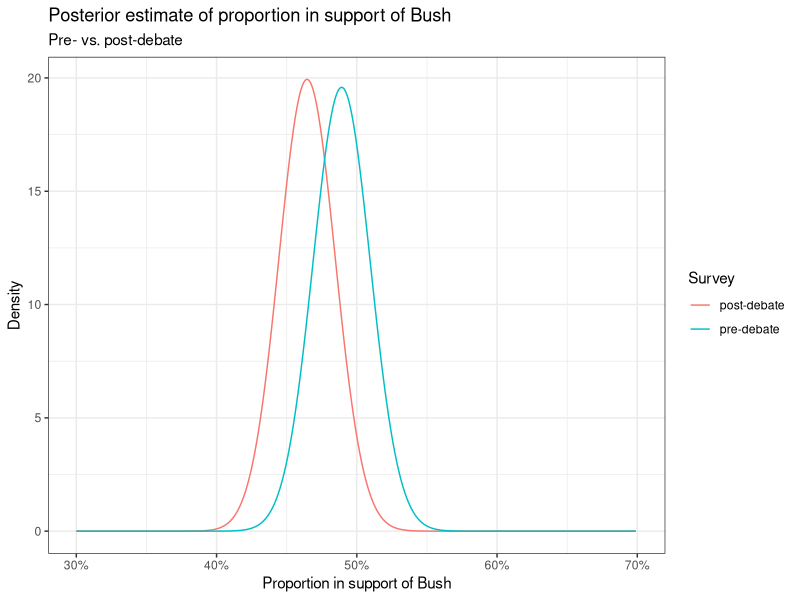
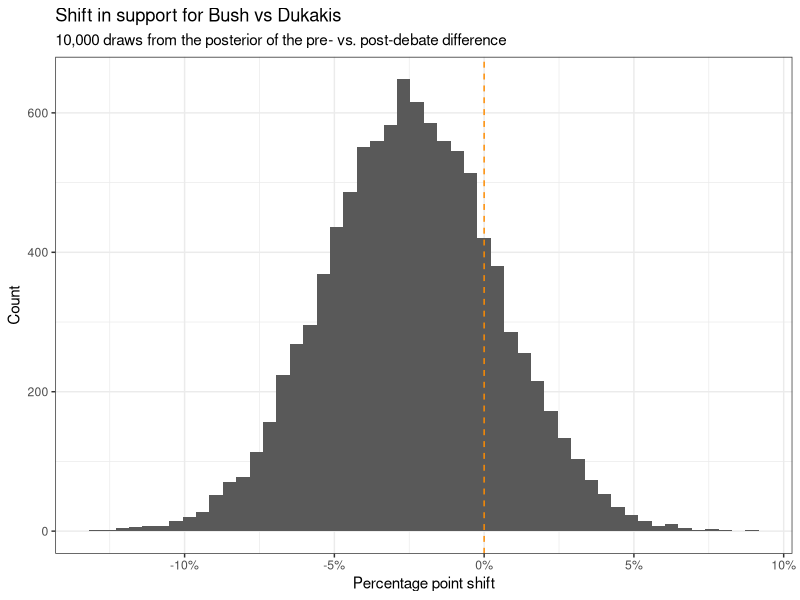

Source code (R) for these figures, in order:
## ---- chunk 1
knitr::opts_chunk$set(
  echo = TRUE,
  comment = NA,
  message = FALSE,
  warning = FALSE,
  error = TRUE,
  dev = "svglite",
  fig.ext = ".svg" 
)

library(tidyverse)
library(scales)
library(kableExtra)

theme_set(theme_bw())

## ---- chunk 2
df <- tibble(
  survey = c('pre-debate', 'post-debate'),
  bush = c(294, 288),
  dukakis = c(307, 332),
  other = c(38, 19),
  total = 639
)

df %>% 
  kable() %>% 
  kable_styling(bootstrap_options = c("striped", "hover", "responsive"))
## ---- chunk 3
alpha_bush <- 1
alpha_dukakis <- 1

posteriors <- expand.grid(
    value = seq(0, 1, 0.001),
    survey = df$survey
  ) %>% 
  as_tibble() %>% 
  inner_join(df, by = 'survey') %>% 
  mutate(
    post_bush = bush + alpha_bush,
    post_dukakis = dukakis + alpha_dukakis,
    density = dbeta(value, post_bush, post_dukakis)
  ) 
## ---- chunk 4
posteriors %>% 
  ggplot() +
  aes(value, density, colour = survey) +
  geom_line() +
  scale_x_continuous(limits = c(0.3, 0.7), labels = percent) +
  labs(
    x = 'Proportion in support of Bush',
    y = 'Density',
    title = 'Posterior estimate of proportion in support of Bush',
    subtitle = 'Pre- vs. post-debate',
    colour = 'Survey'
  )
  
## ---- chunk 5
N <- 10000

shift <- expand.grid(
    draw = 1:N, 
    survey = df$survey
  ) %>% 
  as_tibble() %>% 
  inner_join(df, by = 'survey') %>% 
  mutate(
    post_bush = bush + alpha_bush,
    post_dukakis = dukakis + alpha_dukakis,
    value = rbeta(n(), post_bush, post_dukakis)
  ) %>% 
  select(draw, survey, value) %>% 
  spread(survey, value) %>% 
  mutate(difference = `post-debate` - `pre-debate`) 
## ---- chunk 6
shift %>% 
  ggplot() +
  aes(difference) +
  geom_histogram(bins = 50) +
  geom_vline(xintercept = 0, linetype = 'dashed', colour = 'dark orange') +
  scale_x_continuous(labels = percent) +
  labs(
    x = 'Percentage point shift',
    y = 'Count',
    title = 'Shift in support for Bush vs Dukakis',
    subtitle = str_glue("{comma(N)} draws from the posterior of the pre- vs. post-debate difference")
  )
  
